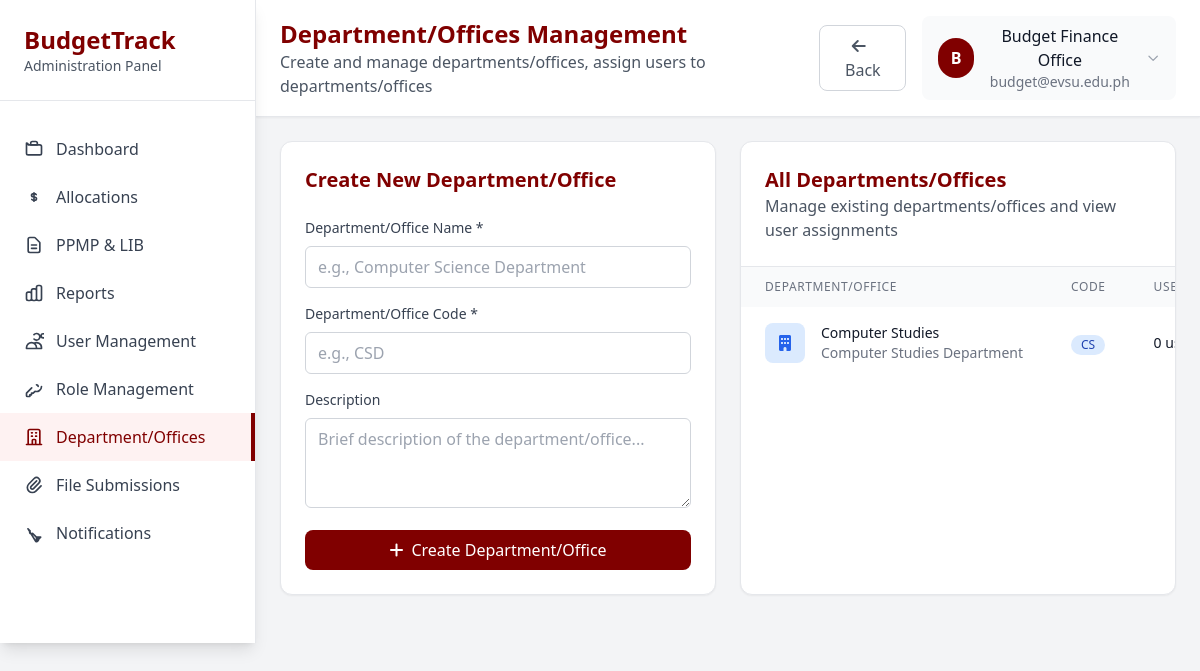
Page /pages/department_management.php (signed in) on the committed database.
### tables this page shows
CREATE TABLE `departments` (
  `id` int(11) NOT NULL,
  `dept_name` varchar(100) NOT NULL,
  `dept_code` varchar(20) NOT NULL,
  `dept_description` text DEFAULT NULL,
  `is_active` tinyint(1) DEFAULT 1,
  `created_at` timestamp NOT NULL DEFAULT current_timestamp(),
  `updated_at` timestamp NOT NULL DEFAULT current_timestamp() ON UPDATE current_timestamp()
);

### pages/department_management.php (the view, shortened to what this page needs)
<?php
$username = isset($_SESSION['user_name']) ? $_SESSION['user_name'] : 'Budget Office';
$userEmail = isset($_SESSION['user_email']) ? $_SESSION['user_email'] : '';
try {
    $conn = getDB();
    $query = "SELECT d.*,
              (SELECT COUNT(*) FROM users WHERE department_id = d.id) as user_count
              FROM departments d
              ORDER BY d.dept_name";
    $stmt = $conn->prepare($query);
    $stmt->execute();
    $departments = $stmt->fetchAll(PDO::FETCH_ASSOC);
} catch (Exception $e) {
    $departments = [];
}
?>
<!DOCTYPE html>
<html lang="en">
<head>
    <script src="https://cdn.tailwindcss.com"></script>
    <link rel="stylesheet" href="https://cdnjs.cloudflare.com/ajax/libs/font-awesome/6.0.0/css/all.min.css">
</head>
<body class="bg-gray-100 min-h-screen">
    <div class="flex">
        <div class="w-64 bg-white shadow-lg border-r border-gray-200 relative">
            <div class="p-6 border-b border-gray-200">
                <h2 class="text-2xl font-bold text-maroon">BudgetTrack</h2>
                <p class="text-sm text-gray-600">Administration Panel</p>
            </div>
            <nav class="mt-6">
                <a href="admin_dashboard.php" class="flex items-center px-6 py-3 text-gray-700 hover:bg-gray-50 hover:text-maroon">
                    Dashboard
                </a>
                <a href="allocations.php" class="flex items-center px-6 py-3 text-gray-700 hover:bg-gray-50 hover:text-maroon">
                    <svg class="w-5 h-5 mr-3" fill="none" stroke="currentColor" viewBox="0 0 24 24">
                        <path stroke-linecap="round" stroke-linejoin="round" stroke-width="2" d="M12 8c-1.657 0-3 .895-3 2s1.343 2 3 2 3 .895 3 2-1.343 2-3 2m0-8c1.11 0 2.08.402 2.599 1M12 8V7m0 1v8m0 0v1m0-1c-1.11 0-2.08-.402-2.599-1"></path>
                    </svg>
                    Allocations
                </a>
                <a href="ppmp_lib.php" class="flex items-center px-6 py-3 text-gray-700 hover:bg-gray-50 hover:text-maroon">
                    <svg class="w-5 h-5 mr-3" fill="none" stroke="currentColor" viewBox="0 0 24 24">
                        <path stroke-linecap="round" stroke-linejoin="round" stroke-width="2" d="M9 12h6m-6 4h6m2 5H7a2 2 0 01-2-2V5a2 2 0 012-2h5.586a1 1 0 01.707.293l5.414 5.414a1 1 0 01.293.707V19a2 2 0 01-2 2z"></path>
                    </svg>
                    PPMP & LIB
                </a>
                <a href="reports_admin.php" class="flex items-center px-6 py-3 text-gray-700 hover:bg-gray-50 hover:text-maroon">
                    Reports
                </a>
                <a href="user_management.php" class="flex items-center px-6 py-3 text-gray-700 hover:bg-gray-50 hover:text-maroon">
                    <svg class="w-5 h-5 mr-3" fill="none" stroke="currentColor" viewBox="0 0 24 24">
                        <path stroke-linecap="round" stroke-linejoin="round" stroke-width="2" d="M12 4.354a4 4 0 110 5.292M15 21H3v-1a6 6 0 0112 0v1zm0 0h6v-1a6 6 0 00-9-5.197m13.5-9a2.5 2.5 0 11-5 0 2.5 2.5 0 015 0z"></path>
                    </svg>
                    User Management
                </a>
                <a href="role_management.php" class="flex items-center px-6 py-3 text-gray-700 hover:bg-gray-50 hover:text-maroon">
                    <svg class="w-5 h-5 mr-3" fill="none" stroke="currentColor" viewBox="0 0 24 24">
                        <path stroke-linecap="round" stroke-linejoin="round" stroke-width="2" d="M15 7a2 2 0 012 2m4 0a6 6 0 01-7.743 5.743L11 17H9v2H7v2H4a1 1 0 01-1-1v-2.586a1 1 0 01.293-.707l5.964-5.964A6 6 0 1721 9z"></path>
                    </svg>
                    Role Management
                </a>
                <a href="department_management.php" class="flex items-center px-6 py-3 text-maroon bg-red-50 border-r-4 border-maroon">
                    <svg class="w-5 h-5 mr-3" fill="none" stroke="currentColor" viewBox="0 0 24 24">
                        <path stroke-linecap="round" stroke-linejoin="round" stroke-width="2" d="M19 21V5a2 2 0 00-2-2H7a2 2 0 00-2 2v16m14 0h2m-2 0h-5m-9 0H3m2 0h5M9 7h1m-1 4h1m4-4h1m-1 4h1m-5 10v-5a1 1 0 011-1h2a1 1 0 011 1v5m-4 0h4"></path>
                    </svg>
                    Department/Offices
                </a>
                <a href="submissions_admin.php" class="flex items-center px-6 py-3 text-gray-700 hover:bg-gray-50 hover:text-maroon">
                    <svg class="w-5 h-5 mr-3" fill="none" stroke="currentColor" viewBox="0 0 24 24">
                        <path stroke-linecap="round" stroke-linejoin="round" stroke-width="2" d="M15.172 7l-6.586 6.586a2 2 0 102.828 2.828l6.414-6.586a4 4 0 00-5.656-5.656l-6.415 6.585a6 6 0 108.486 8.486L20.5 13"></path>
                    </svg>
                    File Submissions
                </a>
                <a href="notifications_admin.php" class="flex items-center px-6 py-3 text-gray-700 hover:bg-gray-50 hover:text-maroon">
                    <svg class="w-5 h-5 mr-3" fill="none" stroke="currentColor" viewBox="0 0 24 24">
                        <path stroke-linecap="round" stroke-linejoin="round" stroke-width="2" d="M15 17h5l-5 5v-5zM4.828 7l2.586 2.586a2 2 0 102.828 2.828l6.414 6.414a2 2 0 01-2.828 2.828L4.828 7z"></path>
                    </svg>
                    Notifications
                </a>
            </nav>
        </div>
        <div class="flex-1 flex flex-col">
            <div class="bg-white shadow-sm border-b border-gray-200 px-6 py-4">
                <div class="flex justify-between items-center">
                    <div>
                        <h1 class="text-2xl font-bold text-maroon">Department/Offices Management</h1>
                        <p class="text-gray-600">Create and manage departments/offices, assign users to departments/offices</p>
                    </div>
                    <div class="flex items-center space-x-4">
                        <button onclick="goBack()" class="px-4 py-2 text-gray-600 hover:text-gray-800 border border-gray-300 rounded-lg hover:bg-gray-50">
                            <i class="fas fa-arrow-left mr-2"></i>Back
                        </button>
                        <div class="relative">
                            <button onclick="toggleProfileDropdown()" class="flex items-center space-x-3 bg-gray-50 px-4 py-2 rounded-lg hover:bg-gray-100 transition-colors">
                                <div class="w-10 h-10 bg-maroon rounded-full flex items-center justify-center text-white font-semibold">
                                    <?php echo strtoupper(substr($username, 0, 1)); ?>
                                </div>
                                <div>
                                    <div class="font-medium text-gray-900"><?php echo htmlspecialchars($username); ?></div>
                                    <div class="text-sm text-gray-500"><?php echo htmlspecialchars($userEmail); ?></div>
                                </div>
                                <svg class="w-4 h-4 text-gray-400" fill="none" stroke="currentColor" viewBox="0 0 24 24">
                                    <path stroke-linecap="round" stroke-linejoin="round" stroke-width="2" d="M19 9l-7 7-7-7"></path>
                                </svg>
                            </button>
                        </div>
                    </div>
                </div>
            </div>
            <div class="flex-1 p-6">
                <div class="grid grid-cols-1 lg:grid-cols-2 gap-6 mb-6">
                    <div class="bg-white rounded-xl shadow-sm border border-gray-200 p-6">
                        <h2 class="text-xl font-bold text-maroon mb-6">Create New Department/Office</h2>
                        <form method="POST" class="space-y-4">
                            <div>
                                <label class="block text-sm font-medium text-gray-700 mb-2">Department/Office Name *</label>
                                <input type="text" name="dept_name" required class="w-full px-3 py-2 border border-gray-300 rounded-md focus:outline-none focus:ring-2 focus:ring-maroon" placeholder="e.g., Computer Science Department">
                            </div>
                            <div>
                                <label class="block text-sm font-medium text-gray-700 mb-2">Department/Office Code *</label>
                                <input type="text" name="dept_code" required class="w-full px-3 py-2 border border-gray-300 rounded-md focus:outline-none focus:ring-2 focus:ring-maroon" placeholder="e.g., CSD">
                            </div>
                            <div>
                                <label class="block text-sm font-medium text-gray-700 mb-2">Description</label>
                                <textarea name="description" rows="3" class="w-full px-3 py-2 border border-gray-300 rounded-md focus:outline-none focus:ring-2 focus:ring-maroon" placeholder="Brief description of the department/office..."></textarea>
                            </div>
                            <button type="submit" class="w-full bg-maroon text-white py-2 px-4 rounded-lg hover:bg-maroon-dark">
                                <i class="fas fa-plus mr-2"></i>Create Department/Office
                            </button>
                        </form>
                </div>
                <div class="bg-white rounded-xl shadow-sm border border-gray-200">
                    <div class="p-6 border-b border-gray-200">
                        <h2 class="text-xl font-bold text-maroon">All Departments/Offices</h2>
                        <p class="text-gray-600">Manage existing departments/offices and view user assignments</p>
                    </div>
                    <div class="overflow-x-auto">
                        <table class="w-full">
                            <thead class="bg-gray-50">
                                <tr>
                                    <th class="px-6 py-3 text-left text-xs font-medium text-gray-500 uppercase tracking-wider">Department/Office</th>
                                    <th class="px-6 py-3 text-left text-xs font-medium text-gray-500 uppercase tracking-wider">Code</th>
                                    <th class="px-6 py-3 text-left text-xs font-medium text-gray-500 uppercase tracking-wider">Users</th>
                                </tr>
                            </thead>
                            <tbody class="bg-white divide-y divide-gray-200">
                                <?php if (empty($departments)): ?>
                                    <tr>
                                        <td colspan="4" class="px-6 py-12 text-center text-gray-500">
                                            <i class="fas fa-building text-4xl mb-4"></i>
                                            <p>No departments/offices found</p>
                                            <p class="text-sm mt-2">Create your first department/office using the form above.</p>
                                        </td>
                                    </tr>
                                <?php else: ?>
                                    <?php foreach ($departments as $dept): ?>
                                        <tr class="hover:bg-gray-50">
                                            <td class="px-6 py-4 whitespace-nowrap">
                                                <div class="flex items-center">
                                                    <div class="flex-shrink-0 h-10 w-10">
                                                        <div class="h-10 w-10 bg-blue-100 rounded-lg flex items-center justify-center">
                                                            <i class="fas fa-building text-blue-600"></i>
                                                        </div>
                                                    </div>
                                                    <div class="ml-4">
                                                        <div class="text-sm font-medium text-gray-900"><?php echo htmlspecialchars($dept['dept_name']); ?></div>
                                                        <div class="text-sm text-gray-500"><?php echo htmlspecialchars($dept['dept_description'] ?: 'No description'); ?></div>
                                                    </div>
                                                </div>
                                            </td>
                                            <td class="px-6 py-4 whitespace-nowrap">
                                                <span class="inline-flex items-center px-2.5 py-0.5 rounded-full text-xs font-medium bg-blue-100 text-blue-800">
                                                    <?php echo htmlspecialchars($dept['dept_code']); ?>
                                                </span>
                                            </td>
                                            <td class="px-6 py-4 whitespace-nowrap text-sm text-gray-900">
                                                <?php echo $dept['user_count']; ?> user(s)
                                            </td>
                                        </tr>
                                    <?php endforeach; ?>
                                <?php endif; ?>
                            </tbody>
                        </table>
                    </div>
                </div>
            </div>
        </div>
    </div>
</body>
</html>

### rows in the picture
departments: dept_name "Computer Studies", dept_description "Computer Studies Department", dept_code "CS", user_count "0"

### other values in the picture
substr($username, 0, 1) "B"
$username "Budget Finance Office"
$userEmail "budget@evsu.edu.ph"
